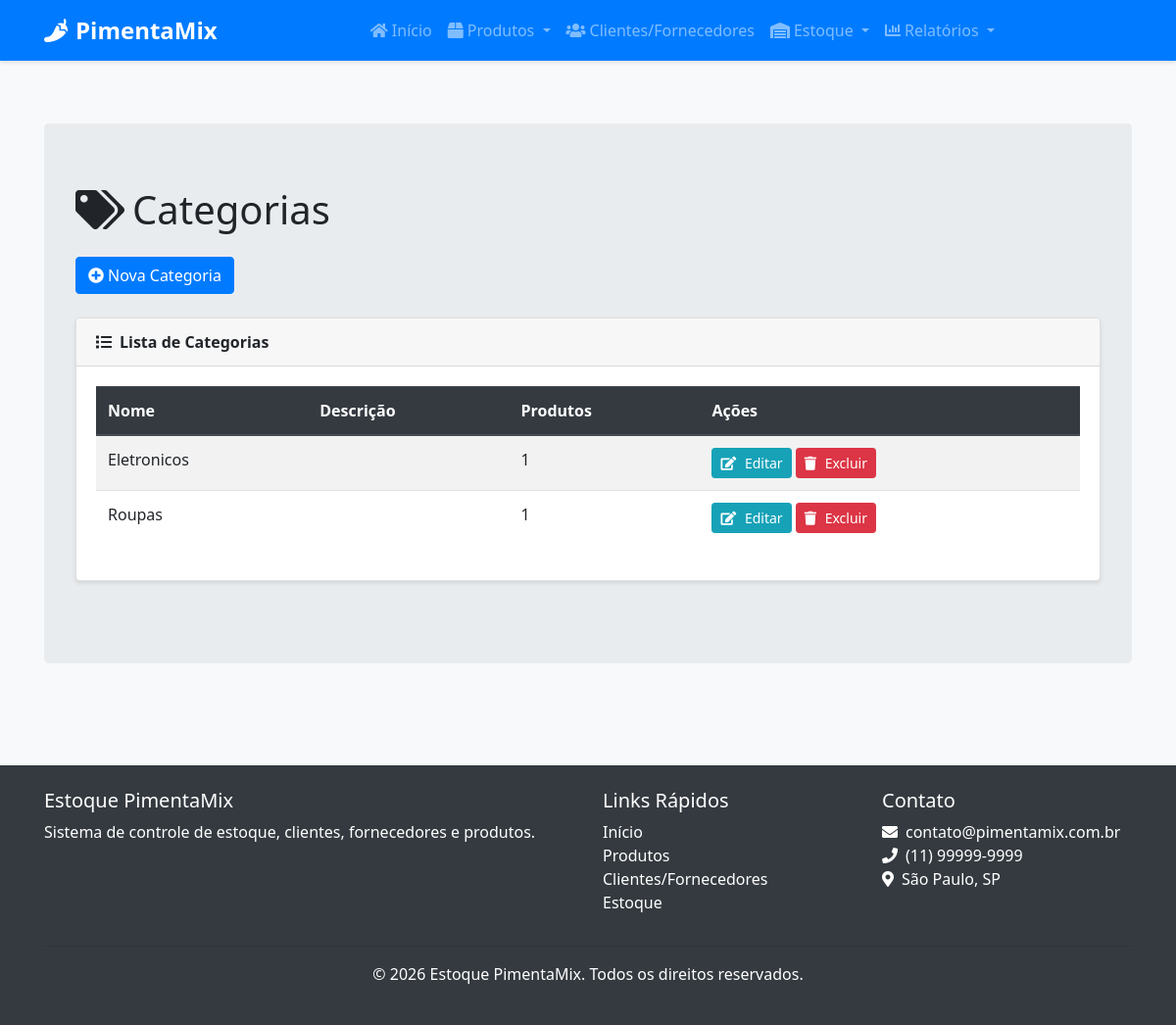
Before: /categorias/ with the older database file.
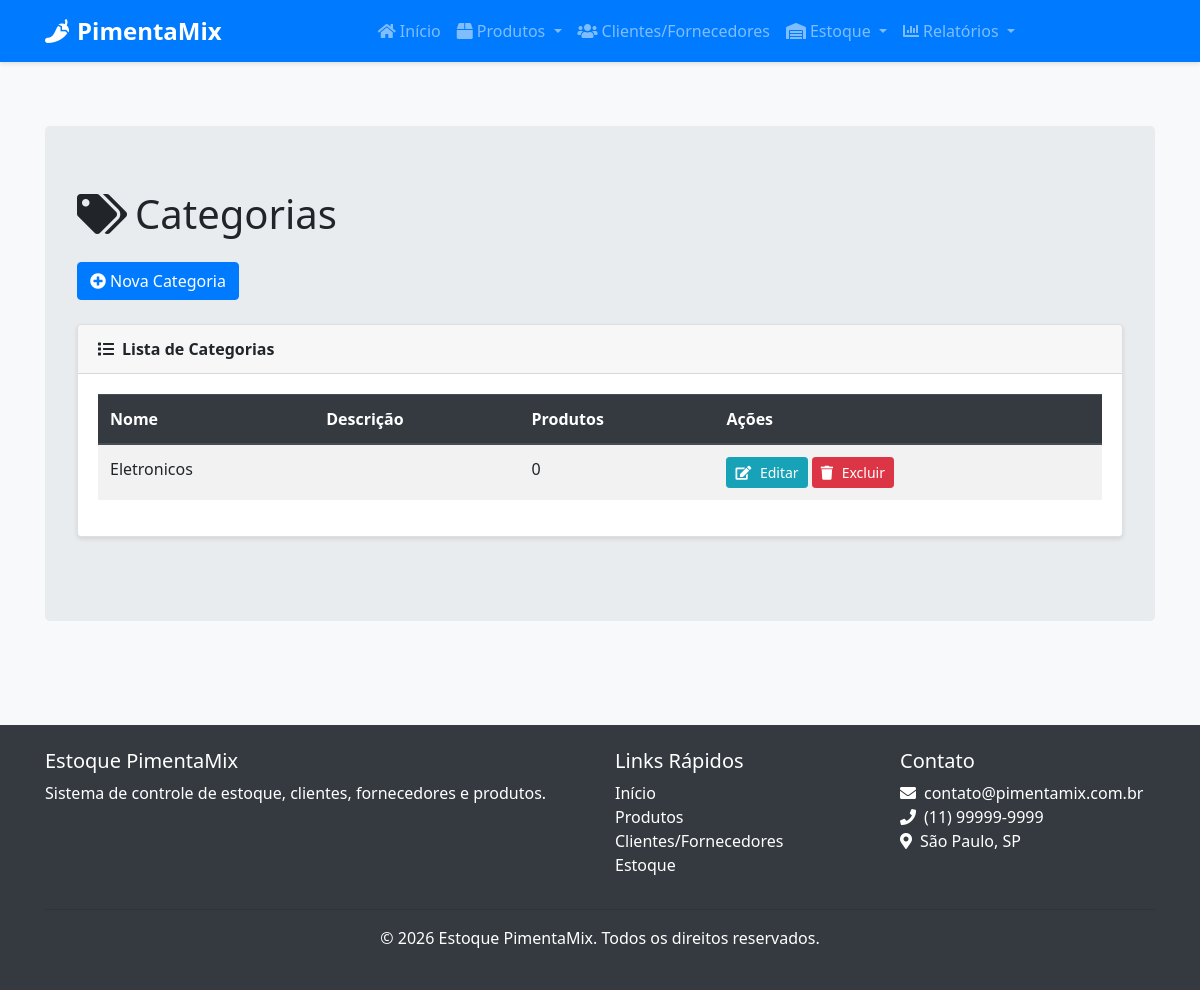
After: the same page with the newer database file.
### src/models/categoria.py (models this page shows, shortened)
class Categoria(db.Model):
    __tablename__ = 'categoria'
    id = db.Column(db.Integer, primary_key=True)
    nome = db.Column(db.String(100), nullable=False, unique=True)
    descricao = db.Column(db.Text, nullable=True)
    produtos = db.relationship('Produto', backref='categoria', lazy=True)

### src/routes/categoria.py (the view)
@categoria_bp.route('/')
def listar():
    categorias = Categoria.query.all()
    return render_template('categoria/listar.html', categorias=categorias)

### src/templates/categoria/listar.html (shortened to what this page needs)
{% extends "base.html" %}
{% block content %}
<div class="container">
    <div class="jumbotron mt-4">
    <div class="row">
        <div class="col-12">
            <h1 class="mb-4">
                <i class="fas fa-tags mr-2"></i>Categorias
            </h1>
        </div>
    </div>
    <div class="row mb-4">
        <div class="col-12">
            <a href="{{ url_for('categoria.nova') }}" class="btn btn-primary">
                <i class="fas fa-plus-circle mr-1"></i>Nova Categoria
            </a>
        </div>
    </div>
    <div class="row">
        <div class="col-12">
            <div class="card">
                <div class="card-header">
                    <i class="fas fa-list mr-2"></i>Lista de Categorias
                </div>
                <div class="card-body">
                    {% if categorias %}
                    <div class="table-responsive">
                        <table class="table table-hover table-striped">
                            <thead>
                                <tr>
                                    <th>Nome</th>
                                    <th>Descrição</th>
                                    <th>Produtos</th>
                                    <th>Ações</th>
                                </tr>
                            </thead>
                            <tbody>
                                {% for categoria in categorias %}
                                <tr>
                                    <td>{{ categoria.nome }}</td>
                                    <td>{{ categoria.descricao|truncate(50) }}</td>
                                    <td>{{ categoria.produtos|length }}</td>
                                    <td>
                                        <a href="{{ url_for('categoria.editar', id=categoria.id) }}" class="btn btn-sm btn-info">
                                            <i class="fas fa-edit"></i> Editar
                                        </a>
                                        <button type="button" class="btn btn-sm btn-danger" data-toggle="modal" data-target="#deleteModal{{ categoria.id }}">
                                            <i class="fas fa-trash"></i> Excluir
                                        </button>
                                    </td>
                                </tr>
                                {% endfor %}
                            </tbody>
                        </table>
                    </div>
                    {% else %}
                    <div class="alert alert-info">
                        <i class="fas fa-info-circle mr-1"></i>
                        Nenhuma categoria cadastrada. <a href="{{ url_for('categoria.nova') }}">Cadastre uma nova categoria</a>.
                    </div>
                    {% endif %}
                </div>
            </div>
        </div>
    </div>
</div>
</div>
{% endblock %}

Changed rows visible on the page:
removed Categoria: nome "Roupas", produtos|length "1"
computed for Categoria "Eletronicos": produtos|length "1" → "0"
